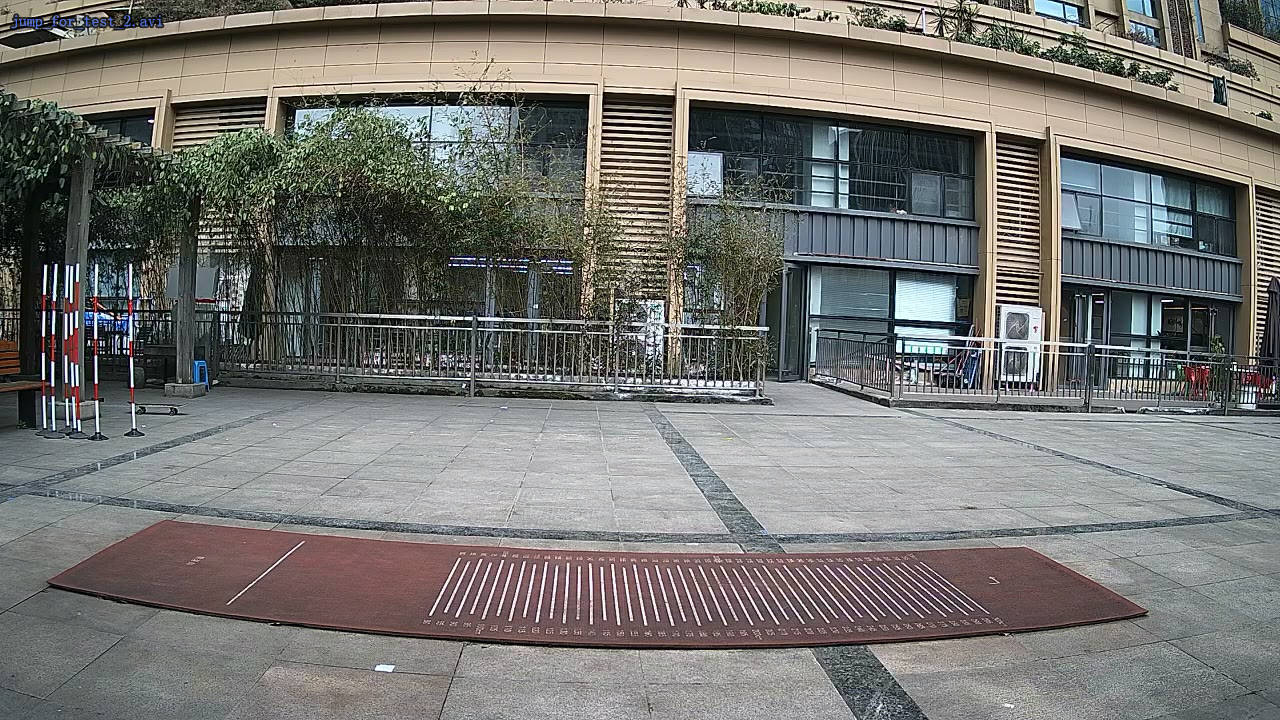
#> input picture sport_demo1/img/2findRuler.jpg, 1280 x 720 px, found by its file name
$ python dataCleaning.py
#> lines starting #> are read from the running program, lines starting #| are printed output that depends on the picture; after the words box and inside, x2 and y2 are one past the last pixel; in counts of white or black regions, pixels touching at a corner belong together
import json
import time

import cv2


def draw_skeleton(image, frame_data):
    # print(frame_data)
    # 定义连接关系
    connections = [(0, 2), (2, 4), (1, 3), (3, 5), (0, 1), (0, 6), (1, 7), (6, 8), (8, 10), (10, 12), (12, 14), (1, 7),
                   (7, 9), (9, 11), (11, 13), (13, 15)]

    # 绘制关键点


    for i in range(len(frame_data)):
        key_point = frame_data[i]
        x, y = key_point[1], key_point[2]
        cv2.circle(image, (int(x), int(y)), 4, (0, 255, 0), -1)  # 画关键点

    # 绘制连接线
    # 绘制骨骼
    for connection in connections:
        start_point = frame_data[connection[0]][1:]  # 获取起始点坐标
        end_point = frame_data[connection[1]][1:]  # 获取结束点坐标
        cv2.line(image, tuple(start_point), tuple(end_point), (0, 0, 255), 2)

    return image
def saveList(newdata):
    with open("data_train2.txt", "w") as file:
        # 将列表的每个元素转换为字符串并写入文件
        for item in newdata:
            file.write(str(item) + "\n")
        print('save success!')

# 读取文件
file_path = "data_train.txt"
key_points_list = []

with open(file_path, "r") as file:
#> (reads sport_demo1/learning/data_train.txt from the repository)
    for line in file:
        # 解析每个JSON对象
        key_points_data = json.loads(line)
        # key_points_list.append([key_points_data,0])
        key_points_list.append(key_points_data)


print(len(key_points_list))

# # 将所有帧的标记设置为0
# for frame_data in key_points_list:
#     frame_data.append([0])

frame_index = 0
while True:
    # 获取当前帧数据
    frame_data = key_points_list[frame_index][0]

    # 构造图像
    # 这里你需要自己写代码来绘制关键点
    image = cv2.imread(r'D:\user\work\sport\sport_demo1\img\2findRuler.jpg')
#> image is the input picture: shape (720, 1280, 3); mean B, G, R 113.5, 116.7, 117.6

    # 根据 frame_data 绘制图像
    image = draw_skeleton(image, frame_data)
#> after the loop in draw_skeleton, `for i in range(len(frame_data)):`:
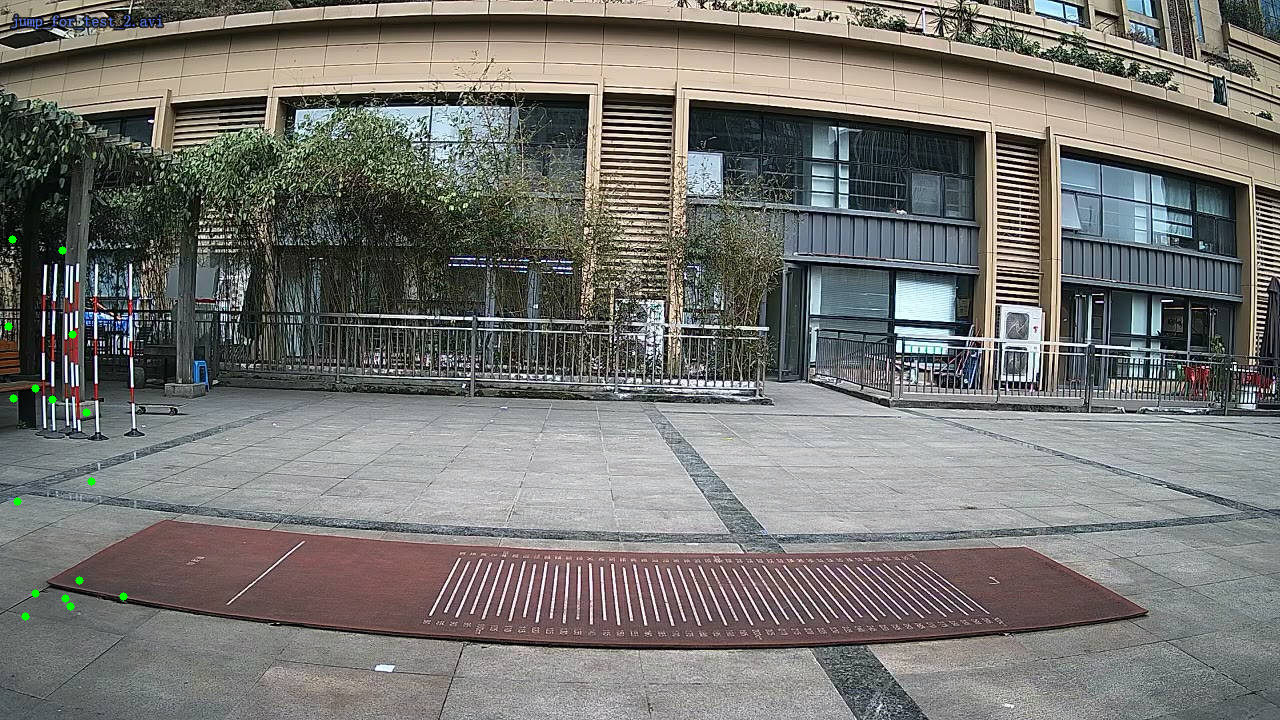
#> image: shape (720, 1280, 3); 0.09% of pixels changed, all inside (x1, y1, x2, y2) = (4, 235, 128, 621)
#> after the loop in draw_skeleton, `for connection in connections:`:
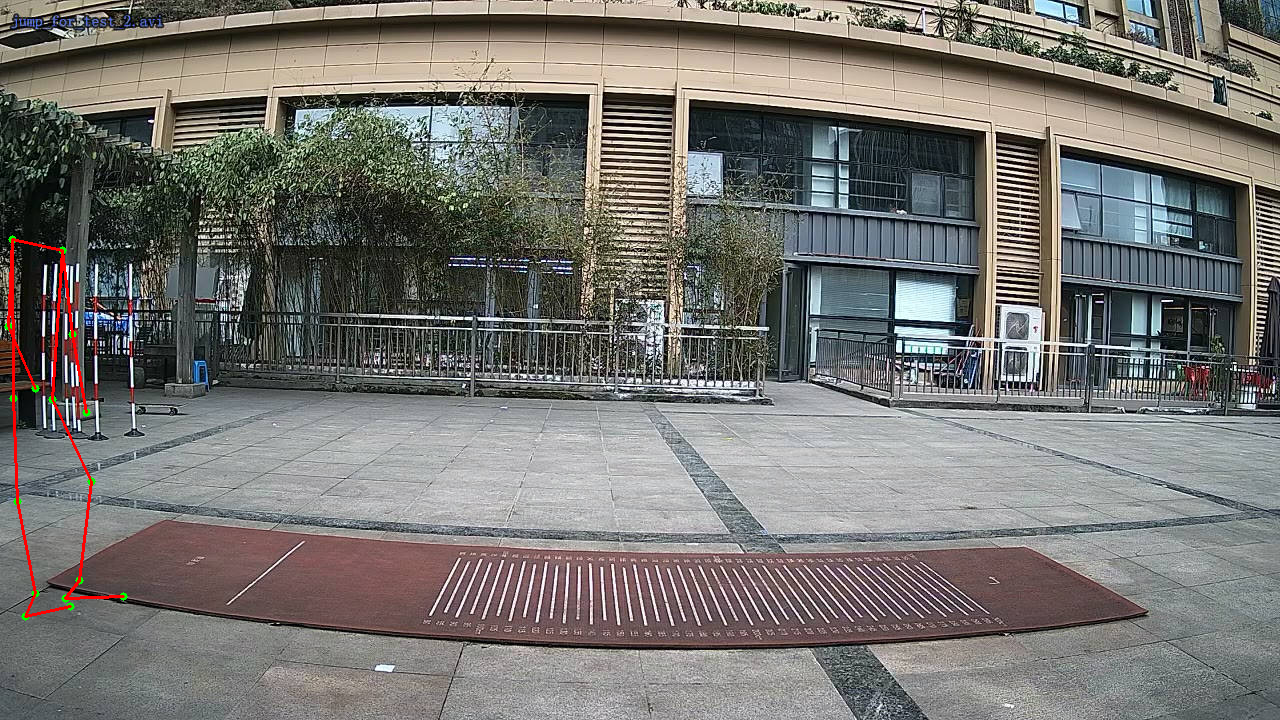
#> image: shape (720, 1280, 3); 0.37% of pixels changed, all inside (x1, y1, x2, y2) = (7, 238, 125, 618)

    # 显示图像
    cv2.imshow('Frame', image)
    # 监听键盘事件
    key = cv2.waitKey(0) & 0xFF
#> (key q is pressed here)

    # 处理键盘事件
    if key == ord('s'):  # 保存但不退出
        # 保存数据
        # 这里你需要编写代码将数据保存到文件中
        saveList(key_points_list)
    elif key == ord('0'):  # 标注为动作0:站立

        key_points_list[frame_index][1] = 0
        print(key_points_list[frame_index][1])
    elif key == ord('1'):  # 标注为动作1:下蹲
        key_points_list[frame_index][1] = 1
        print(key_points_list[frame_index][1])
    elif key == ord('2'):  # 标注为动作2：跌倒
        key_points_list[frame_index][1] = 2
        print(key_points_list[frame_index][1])
    elif key == ord('3'):  # 标注为动作3：向上跳
        key_points_list[frame_index][1] = 3
        print(key_points_list[frame_index][1])

    elif key == ord('a'):  # 方向键 ←
        frame_index -= 1
        if frame_index < 0:
            frame_index = 0
        print('previous frame',key_points_list[frame_index][1])
    elif key == ord('d'):  # 方向键 →
        frame_index += 1
        if frame_index >= len(key_points_list):
            frame_index = len(key_points_list) - 1
        print('next frame',key_points_list[frame_index][1])

    # 检查是否按下了退出键
    if key == ord('q'):
        break

cv2.destroyAllWindows()
